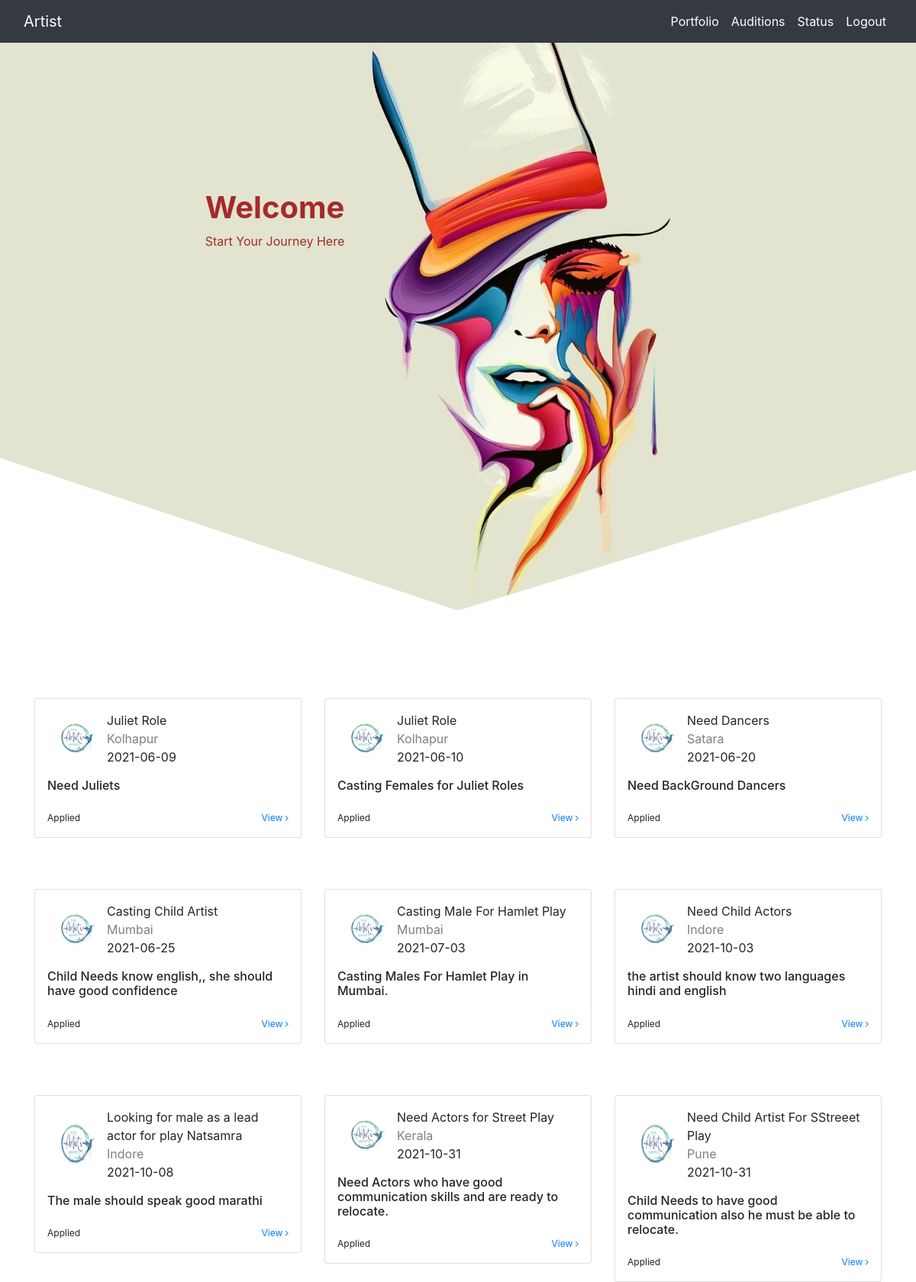
Screenshot of /artistindex.php with the database file from the repository.
### tables this page shows
CREATE TABLE `auditions` (
  `id` int(11) NOT NULL,
  `title` varchar(50) DEFAULT NULL,
  `gender` varchar(20) DEFAULT NULL,
  `age` int(11) DEFAULT NULL,
  `location` varchar(50) DEFAULT NULL,
  `height` int(11) DEFAULT NULL,
  `weight` int(11) DEFAULT NULL,
  `s_date` date DEFAULT NULL,
  `l_date` date DEFAULT NULL,
  `description` varchar(300) DEFAULT NULL,
  `pid` int(11) DEFAULT NULL,
  `audImage` varchar(500) DEFAULT NULL
);

### artistindex.php (the view, shortened to what this page needs)
<!DOCTYPE html>
<html lang="en">
<head>
<link rel="stylesheet" href="https://maxcdn.bootstrapcdn.com/bootstrap/4.5.2/css/bootstrap.min.css">
    <link rel="stylesheet" href="https://cdnjs.cloudflare.com/ajax/libs/font-awesome/4.7.0/css/font-awesome.min.css" />
    <link rel="stylesheet" type="text/css" href="css/artist_style.css">
</head>
<body>
    <div class="header" id="topheader">
          <nav class="navbar navbar-expand-lg navbar-dark bg-dark">
  <div class="container-fluid">
    <a class="navbar-brand" href="#">Artist</a>
    <div class="collapse navbar-collapse" id="navbarNavAltMarkup">
      <div class="navbar-nav ml-auto">
        <a class="nav-link active " href="artistportfolio.php">Portfolio</a>
        <a class="nav-link active" href="../OnlineAudition/CastTalent/ArtistAppForm/AuditionWall/wall.php">Auditions</a>
        <a class="nav-link active" href="audTableArtist/audtableArtist.php">Status</a>
        <a class="nav-link active" href="logout.php">Logout</a>
      </div>
    </div>
  </div>
</nav>
          <section class="header-section">
              <div class="center-div">
                  <h1 class="font-weight-bold">Welcome</h1>
                 <p>Start Your Journey Here<p>
                </div>
            </section>
    </div>
    <div class="container mt-5">
     <div class="row">
                <?php
                  $conn = mysqli_connect("localhost", "root", "", "project") or die("failed to connect");
                  $que = "select * from auditions";
                  $result = mysqli_query($conn, $que);
                  foreach($result as $arr){
                  ?>
        <div class="col-md-4">
            <div class="card p-3">
                <div class="d-flex flex-row mb-3"><img src="images/tables/audArtistAudition.jpg" width="70">
                <div class="d-flex flex-column ml-2"><span><?php echo"$arr[title]" ?></span><span class="text-black-50"><?php echo"$arr[location]" ?></span><span class="ratings"><?php echo"$arr[l_date]" ?></span></div>
                </div>
                <h6> <?php echo"$arr[description]" ?></h6>
                <div class="d-flex justify-content-between install mt-3"><span>Applied</span><span class="text-primary"><a href="audTableArtist/audtableArtist.php">View&nbsp;<i class="fa fa-angle-right"></i></a></span></div>
            </div>
        </div>
                   <?php } ?>
     </div>
</div>
</body>
</html>

### css/artist_style.css (style rules this page uses)
* { margin: 0%; padding: 0%; box-sizing: border-box; }
a { text-decoration: none; }
.header { width: 100; height: 100vh; background-image: url('../images/artist/artist_home.jpg'); background-repeat: no-repeat; background-size: 100% 100%; clip-path: polygon(100% 0%,100% 77%,50% 100%,0% 75%,0 0); position: relative; }
.header :before { position: absolute; top: 0%; bottom: 0%; left: 0%; right: 0%; }
.header-section { width: 100%; height: inherit; color: brown; text-align: center; position: relative; }
.center-div { width: 100%; height: auto; position: absolute; top: 30%; left: 30%; transform: translate(-50%,-50%); }
.card { margin-top: 40px; }
.install span { font-size: 12px }
.col-md-4 { margin-top: 27px }

### rows the page displays
auditions: title "Juliet Role", location "Kolhapur", l_date "2021-06-09", description "Need Juliets"
auditions: title "Juliet Role", location "Kolhapur", l_date "2021-06-10", description "Casting Females for Juliet Roles"
auditions: title "Need Dancers", location "Satara", l_date "2021-06-20", description "Need BackGround Dancers"
auditions: title "Casting Child Artist", location "Mumbai", l_date "2021-06-25", description "Child Needs know english,, she should have good confidence"
auditions: title "Casting Male For Hamlet Play", location "Mumbai", l_date "2021-07-03", description "Casting Males For Hamlet Play in Mumbai."
auditions: title "Need Child Actors", location "Indore", l_date "2021-10-03", description "the artist should know two languages hindi and english"
auditions: title "Looking for male as a lead actor for play Natsamra", location "Indore", l_date "2021-10-08", description "The male should speak good marathi"
auditions: title "Need Actors for Street Play", location "Kerala", l_date "2021-10-31", description "Need Actors who have good communication skills and are ready to relocate."
auditions: title "Need Child Artist For SStreeet Play", location "Pune", l_date "2021-10-31", description "Child Needs to have good communication also he must be able to relocate."
